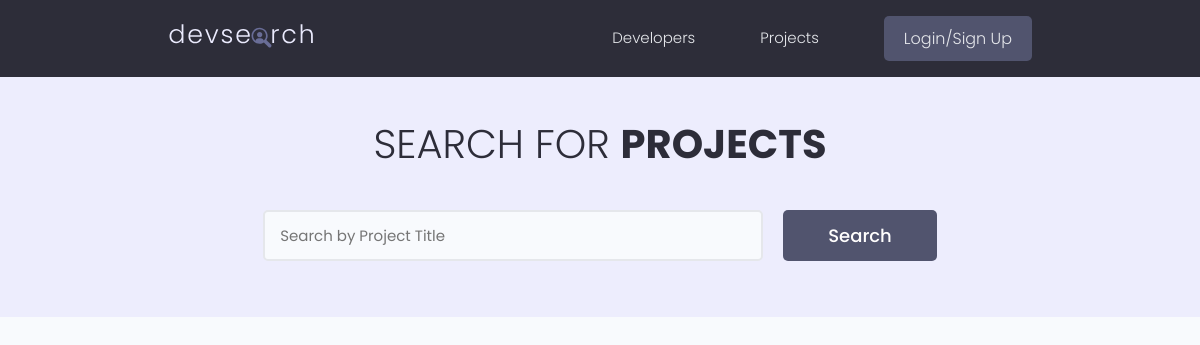
The app's page /projects/, older data.
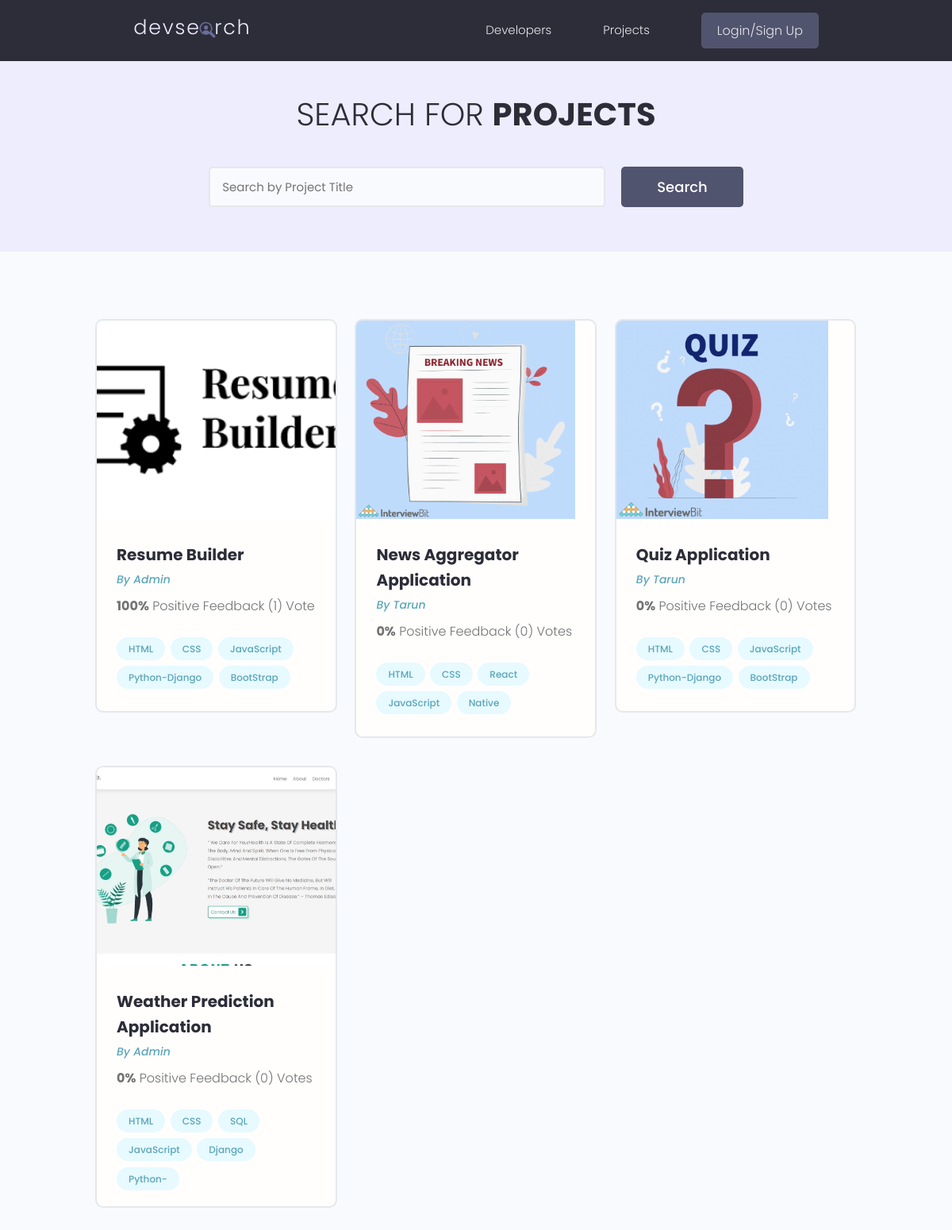
The same page, newer data.
### projects/models.py (models this page shows, shortened)
class Project(models.Model):
    owner = models.ForeignKey(
        Profile, null=True, blank=True, on_delete=models.CASCADE)
    title = models.CharField(max_length=200)
    description = models.TextField(null=True, blank=True)
    featured_image = models.ImageField(
        null=True, blank=True, default="default.jpg")
    demo_link = models.CharField(max_length=2000, null=True, blank=True)
    source_link = models.CharField(max_length=2000, null=True, blank=True)
    tags = models.ManyToManyField('Tag', blank=True)
    vote_total = models.IntegerField(default=0, null=True, blank=True)
    vote_ratio = models.IntegerField(default=0, null=True, blank=True)
    created = models.DateTimeField(auto_now_add=True)
    id = models.UUIDField(default=uuid.uuid4, unique=True,
                          primary_key=True, editable=False)
    class Meta:
        ordering = ['-vote_ratio', '-vote_total', 'title']
    @property
    def imageURL(self):
        try:
            url = self.featured_image.url
        except:
            url = ''
        return url

class Tag(models.Model):
    name = models.CharField(max_length=200)
    created = models.DateTimeField(auto_now_add=True)
    id = models.UUIDField(default=uuid.uuid4, unique=True,
                          primary_key=True, editable=False)
    def __str__(self):
        return self.name

### users/models.py (models this page shows, shortened)
class Profile(models.Model):
    user = models.OneToOneField(
        User, on_delete=models.CASCADE, null=True, blank=True)
    name = models.CharField(max_length=200, blank=True, null=True)
    email = models.EmailField(max_length=500, blank=True, null=True)
    username = models.CharField(max_length=200, blank=True, null=True)
    location = models.CharField(max_length=200, blank=True, null=True)
    short_intro = models.CharField(max_length=200, blank=True, null=True)
    bio = models.TextField(blank=True, null=True)
    profile_image = models.ImageField(
        null=True, blank=True, upload_to='profiles/', default="profiles/user-default.png")
    social_github = models.CharField(max_length=200, blank=True, null=True)
    social_twitter = models.CharField(max_length=200, blank=True, null=True)
    social_linkedin = models.CharField(max_length=200, blank=True, null=True)
    social_youtube = models.CharField(max_length=200, blank=True, null=True)
    social_website = models.CharField(max_length=200, blank=True, null=True)
    created = models.DateTimeField(auto_now_add=True)
    id = models.UUIDField(default=uuid.uuid4, unique=True,
                          primary_key=True, editable=False)
    class Meta:
        ordering = ['created']

### projects/views.py (the view)
# urls.py: path('projects/', include('projects.urls')),
def projects(request):
    projects, search_query = searchProjects(request)
    custom_range, projects = paginateProjects(request, projects, 6)
    context = {'projects': projects,
               'search_query': search_query, 'custom_range': custom_range}
    return render(request, 'projects/projects.html', context)

### projects/utils.py (called while the page is built)
def paginateProjects(request, projects, results):
    page = request.GET.get('page')
    paginator = Paginator(projects, results)
    try:
        projects = paginator.page(page)
    except PageNotAnInteger:
        page = 1
        projects = paginator.page(page)
    except EmptyPage:
        page = paginator.num_pages
        projects = paginator.page(page)
    leftIndex = (int(page) - 4)
    if leftIndex < 1:
        leftIndex = 1
    rightIndex = (int(page) + 5)
    if rightIndex > paginator.num_pages:
        rightIndex = paginator.num_pages + 1
    custom_range = range(leftIndex, rightIndex)
    return custom_range, projects

def searchProjects(request):
    search_query = ''
    if request.GET.get('search_query'):
        search_query = request.GET.get('search_query')
    tags = Tag.objects.filter(name__icontains=search_query)
    projects = Project.objects.distinct().filter(
        Q(title__icontains=search_query) |
        Q(description__icontains=search_query) |
        Q(owner__name__icontains=search_query) |
        Q(tags__in=tags)
    )
    return projects, search_query

### projects/templates/projects/projects.html (shortened to what this page needs)
{% extends 'main.html' %}
{% block content %}
<main class="projects">
    <section class="hero-section text-center">
        <div class="container container--narrow">
            <div class="hero-section__box">
                <h2>Search for <span>Projects</span></h2>
            </div>
            <div class="hero-section__search">
                <form id='searchForm' class="form" action="{% url 'projects' %}" method="get">
                    <div class="form__field">
                        <input class="input input--text" id="formInput#search" type="text" name="search_query"
                            placeholder="Search by Project Title" value="{{search_query}}" />
                    </div>
                    <input class="btn btn--sub btn--lg" type="submit" value="Search" />
                </form>
            </div>
        </div>
    </section>
    <section class="projectsList">
        <div class="container">
            <div class="grid grid--three">
                {% for project in projects %}
                <div class="column">
                    <div class="card project">
                        <a href="{% url 'project' project.id %}" class="project">
                            <img class="project__thumbnail" src="{{project.imageURL}}" alt="project thumbnail" />
                            <div class="card__body">
                                <h3 class="project__title">{{project.title}}</h3>
                                <p><a class="project__author" href="{% url 'user-profile' project.owner.id %}">By
                                        {{project.owner.name}}</a>
                                </p>
                                <p class="project--rating">
                                    <span style="font-weight: bold;">{{project.vote_ratio}}%</span> Positive
                                    Feedback ({{project.vote_total}}) Vote{{project.vote_total|pluralize:"s"}}
                                </p>
                                <div class="project__tags">
                                    {% for tag in project.tags.all %}
                                    <span class="tag tag--pill tag--main">
                                        <small>{{tag}}</small>
                                    </span>
                                    {% endfor %}
                                </div>
                            </div>
                        </a>
                    </div>
                </div>
                {% endfor %}
            </div>
        </div>
    </section>
</main>
{% endblock %}

### templates/main.html (shortened to what this page needs)
<!DOCTYPE html>
{% load static %}
<html>
<head>
    <link rel="stylesheet" href="https://cdn.iconmonstr.com/1.3.0/css/iconmonstr-iconic-font.min.css" />
    <link rel="stylesheet" href="{% static 'uikit/styles/uikit.css' %}" />
    <link rel="stylesheet" href="{% static 'styles/app.css' %}" />
</head>
<body>
    {% include 'navbar.html' %}
    {% block content %}
    {% endblock content %}
</body>
</html>

### templates/navbar.html (shortened to what this page needs)
{% load static %}
<header class="header">
    <div class="container container--narrow">
        <a href="{% url 'profiles' %}" class="header__logo">
            <img src="{% static 'images/logo.svg' %} " alt="DevSearch Logo" />
        </a>
        <nav class="header__nav">
            <ul class="header__menu">
                <li class="header__menuItem"><a href="{% url 'profiles' %}">Developers</a></li>
                <li class="header__menuItem"><a href="{% url 'projects' %}">Projects</a></li>
                {% if request.user.is_authenticated %}
                <li class="header__menuItem"><a href="{% url 'inbox' %}">Inbox</a></li>
                <li class="header__menuItem"><a href="{% url 'account' %}">Account</a></li>
                <li class="header__menuItem"><a href="{% url 'logout' %}" class="btn btn--sub">Logout</a></li>
                {% else %}
                <li class="header__menuItem"><a href="{% url 'login' %}" class="btn btn--sub">Login/Sign Up</a></li>
                {% endif %}
            </ul>
        </nav>
    </div>
</header>

### static/styles/app.css (style rules this page uses)
:root { --color-sub: #2d2d39; }
.btn--sub { background-color: var(--color-sub-light); }
.card { border: 2px solid var(--color-light); }
img { width: 100%; }
.header { position: sticky; z-index: 111; background-color: var(--color-sub); padding: 1.5rem 0; }
.header > .container { display: flex; justify-content: space-between; align-items: center; }
.header__logo > img { height: 3.8rem; }
.header__nav > ul { display: inline-flex; align-items: center; list-style: none; gap: 6.5rem; }
.header__menuItem > a { color: var(--color-light); font-weight: 300; }
.hero-section { height: 40vh; display: flex; align-items: center; background-color: var(--color-sub); }
.hero-section__box { margin-bottom: 4rem; }
.hero-section__box > h2, .hero-section__box > h2 > span { font-size: 4rem; color: var(--color-light); line-height: 1.3; text-transform: uppercase; }
.hero-section__box > h2 { font-weight: 300; }
.hero-section__box > h2 > span { font-weight: 700; }
.hero-section__search > .form { display: flex; align-items: center; justify-content: center; gap: 2rem; }
.hero-section__search > .form input.input--text { width: 50rem; }
.project__author { font-size: 1.4rem; font-style: italic; }
.project--rating { margin-bottom: 1.6em; margin-top: .5em; }
.projects > .hero-section { background: var(--color-sub-lighter); height: 30vh; }
.projects .hero-section__box { margin-bottom: 2.5rem; }
.projects .hero-section__box > h2 { color: var(--color-sub); }
.projects .hero-section__box > h2 > span { font-weight: 700; color: var(--color-sub); }
.projectsList { margin-top: 8rem; }
.project__thumbnail { height: 25rem; object-fit: cover; object-position: top center; }
.project__title { font-size: 2rem; font-weight: 700; color: var(--color-sub); }

### static/uikit/styles/modules/_variables.css (style rules this page uses)
:root { --color-main: #5aa5b9; --color-main-light: #e6faff; --color-sub: #3f4156; --color-sub-light: #51546e; --color-sub-lighter: #ededfd; --color-text: #737373; --color-gray: #8b8b8b; --color-light: #e5e7eb; --color-light-gray: #767676; --color-bg: #f8fafd; --color-white: #fffefd; --color-white-light: #f3f3f3; --color-success: #359e64; --color-success-bg: #def8e8; --color-error: #fc4b0b; --color-error-bg: #fff2ee; --font-base: 'Poppins', arial, helvetica, 'Segoe UI', roboto, ubuntu, sans-serif; --font-monospace: 'Fira Code', 'Courier New', courier, monospace; --font-regular: 300; --font-medium: 500; --font-bold: 700; --generic-shadow: 1px 1px 5px #00000010; --generic-transition: all 0.3s ease-in-out; }

### static/uikit/styles/modules/_base.css (style rules this page uses)
* { margin: 0; padding: 0; box-sizing: border-box; text-rendering: optimizeLegibility; color: inherit; font-size: inherit; }
html { font-size: 50%; }
@media only screen and (min-width: 480px) { html { font-size: 56.25%; } }
@media only screen and (min-width: 1200px) { html { font-size: 62.5%; } }
body { line-height: 1.6; font-weight: 400; font-size: 1.5rem; color: var(--color-text); background-color: var(--color-bg); min-height: 100vh; }

### static/uikit/styles/modules/_typography.css (style rules this page uses)
* { font-family: var(--font-base); }
h2 { font-size: 3.6rem; font-weight: var(--font-bold); }
h3 { font-size: 3.2rem; font-weight: var(--font-medium); }
p, span, strong { font-size: 1.6rem; color: var(--color-text); font-weight: var(--font-regular); }
a { padding-bottom: 2px; text-decoration: none; display: inline-block; color: var(--color-main); font-weight: var(--font-medium); }

### static/uikit/styles/modules/_utilities.css (style rules this page uses)
.container { width: 92%; max-width: 165rem; margin: 0 auto; box-sizing: border-box; }
.container--narrow { width: 92%; max-width: 120rem; }
@media screen and (min-width: 1000px) { .container { width: 90%; } }
@media screen and (min-width: 1000px) { .container--narrow { width: 85%; } }
@media screen and (min-width: 1200px) { .container { width: 80%; } }
@media screen and (min-width: 1200px) { .container--narrow { width: 72%; } }
.text-center { text-align: center; }

### static/uikit/styles/modules/_button.css (style rules this page uses)
.btn { display: inline-block; position: relative; cursor: pointer; background-color: var(--color-light); font-weight: var(--font-medium); color: var(--color-sub); text-decoration: none; padding: 1rem 2rem; border-radius: 0.5rem; border: none; width: -webkit-fit-content; width: -moz-fit-content; width: fit-content; height: -webkit-fit-content; height: -moz-fit-content; height: fit-content; font-size: 1.6rem; outline-width: 0; outline-color: transparent; -webkit-backface-visibility: hidden; backface-visibility: hidden; transition: all 0.3s ease-in-out; }
.btn--sub { background-color: var(--color-sub); color: var(--color-white); }
.btn--lg { font-size: 1.8rem; padding: 1.2rem 4.5rem; }

Row changes from the older to the newer data that the page shows:
added Project: imageURL (picture), title "Resume Builder", owner.name "Admin", vote_ratio "100", vote_total "1"
added Tag: name "HTML"
added Tag: name "CSS"
added Tag: name "JavaScript"
added Tag: name "Python-Django"
added Tag: name "BootStrap"
added Project: imageURL (picture), title "News Aggregator Application", owner.name "Tarun", vote_ratio "0", vote_total "0"
added Tag: name "React", shown under "News Aggregator Application"
added Tag: name "Native", shown under "News Aggregator Application"
added Project: imageURL (picture), title "Quiz Application", owner.name "Tarun", vote_ratio "0", vote_total "0"
added Project: imageURL (picture), title "Weather Prediction Application", owner.name "Admin", vote_ratio "0", vote_total "0"
added Tag: name "SQL", shown under "Weather Prediction Application"
added Tag: name "Django", shown under "Weather Prediction Application"
added Tag: name "Python-", shown under "Weather Prediction Application"
